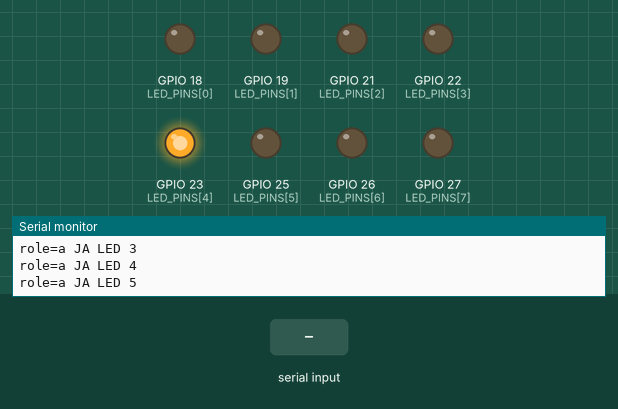
The sketch below on a simulated ESP32. Shown: output pins drawn as LEDs (lit = HIGH), the last lines printed to the serial monitor. The test bench sets the inputs (shaded band). EEPROM starts erased.

Above: at 1.2 s.
1.3 s: "role b\n" received over Serial
At 1.43 s:
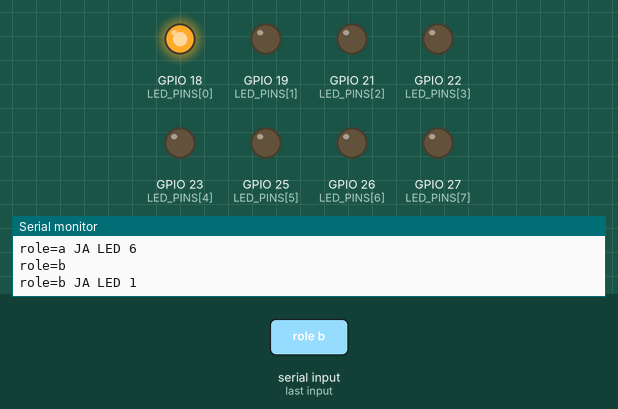
At 3.44 s:
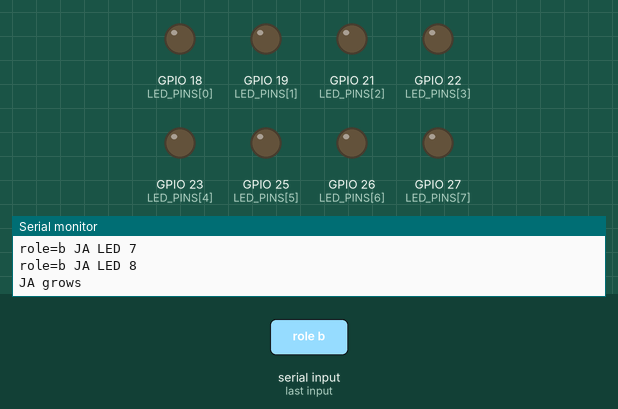
4.3 s: "role a\n" received over Serial
At 11.1 s:
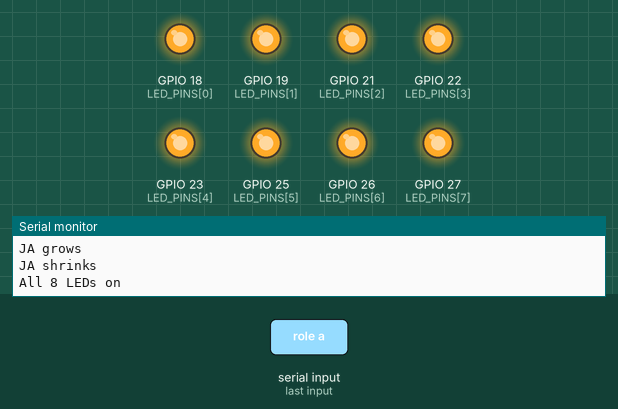
Timing chart, 0 to 16.3 s (numbered marks = the images above; inputs shaded):
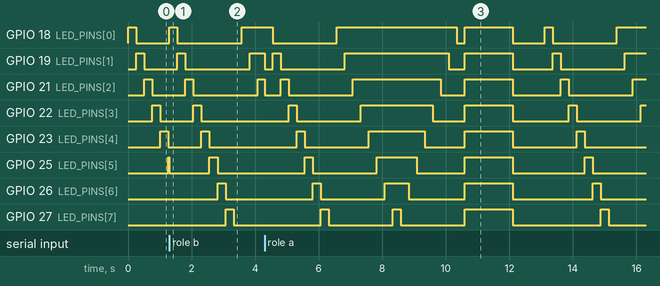

The sketch:

28_rider_bars_test.ino
```cpp
/*
 * 表示用ESP32に書き込み、センサーや送信機なしで実際のLEDを確認する。
 * LED直付け版はGPIO 18,19,21,22,23,25,26,27 → 直列抵抗R1〜R8 → 基板上のLED D1〜D8の＋。
 * LEDの−は四角いGNDパッドへ。抵抗は各LEDに合わせる。DevKitC V4はUSBで給電する。
 * D1からD8の順に点灯した後、点灯範囲の伸縮と全点灯・消灯を繰り返す。
 * 115200 bps・改行あり。「role」で確認、「role a」／「role b」で役割を保存（27番とも共用）。
 * 旧74HC595基板を試す場合は RIDER_BAR_USE_74HC595=1 でビルドする。
 */
#include "src/RiderBarDisplay.h"
#include "src/RiderBarRole.h"

static RiderBarDisplay riderBars;
static RiderBarRole role;

void setup() {
  riderBars.begin();
  Serial.begin(115200);
  role.begin(RiderBarDisplay::SUPPORTS_DUAL);
}

// Return early on a role change so the new bar sequence starts at LED 1.
bool waitForStep(uint32_t duration) {
  const uint32_t start = millis();
  while (millis() - start < duration) {
    if (role.poll()) {
      riderBars.write(0, 0);
      return false;
    }
    delay(5);
  }
  return true;
}

void loop() {
  const bool dual = role.mode() == RiderBarRole::Dual;
  for (uint8_t led = 0; led < (dual ? 16 : 8); ++led) {
    const uint8_t index = led % 8;
    const uint8_t bit = 1U << index;
    const bool barA = led < 8;
    riderBars.write(barA ? bit : 0, barA ? 0 : bit);
    Serial.printf("role=%s %s LED %u\n", role.name(), barA ? "JA" : "JB", index + 1U);
    if (!waitForStep(250)) return;
  }

  Serial.println(dual ? "JA grows, JB shrinks" : "JA grows");
  for (uint8_t level = 0; level <= 8; ++level) {
    riderBars.showLevels(level, dual ? 8 - level : 0);
    if (!waitForStep(250)) return;
  }
  if (!dual) {
    Serial.println("JA shrinks");
    for (uint8_t level = 8; level > 0; --level) {
      riderBars.showLevels(level - 1, 0);
      if (!waitForStep(250)) return;
    }
  }
  Serial.println(dual ? "All 16 LEDs on" : "All 8 LEDs on");
  riderBars.showLevels(8, dual ? 8 : 0);
  if (!waitForStep(1500)) return;
  Serial.println("All off");
  riderBars.showLevels(0, 0);
  waitForStep(1000);
}
```

RiderBarDisplay.h
```cpp
#pragma once

#include <Arduino.h>

#ifndef RIDER_BAR_USE_74HC595
#define RIDER_BAR_USE_74HC595 0
#endif

class RiderBarDisplay {
 public:
  static constexpr bool SUPPORTS_DUAL = RIDER_BAR_USE_74HC595 != 0;

  void begin() {
#if RIDER_BAR_USE_74HC595
    pinMode(ENABLE_PIN, INPUT);
    // The external 3V3 pull-up keeps /OE high until the blank frame is latched.
    pinMode(DATA_PIN, OUTPUT);
    pinMode(CLOCK_PIN, OUTPUT);
    pinMode(LATCH_PIN, OUTPUT);
    digitalWrite(CLOCK_PIN, LOW);
    digitalWrite(LATCH_PIN, LOW);
    write(0, 0);
    pinMode(ENABLE_PIN, OUTPUT_OPEN_DRAIN);
    digitalWrite(ENABLE_PIN, LOW);
#else
    for (uint8_t pin : LED_PINS) {
      pinMode(pin, OUTPUT);
      digitalWrite(pin, LOW);
    }
#endif
    lastA_ = lastB_ = 0;
  }

  void showLevels(uint8_t a, uint8_t b) {
    write(mask(a), mask(b));
  }

  void write(uint8_t a, uint8_t b) {
#if RIDER_BAR_USE_74HC595
    if (a == lastA_ && b == lastB_) return;
    lastA_ = a;
    lastB_ = b;
    digitalWrite(LATCH_PIN, LOW);
    shiftOut(DATA_PIN, CLOCK_PIN, MSBFIRST, b);  // Far register (B) first.
    shiftOut(DATA_PIN, CLOCK_PIN, MSBFIRST, a);
    digitalWrite(LATCH_PIN, HIGH);
#else
    (void)b;
    const uint8_t changed = a ^ lastA_;
    for (uint8_t i = 0; i < sizeof(LED_PINS); ++i) {
      const uint8_t bit = 1U << i;
      if (changed & bit) digitalWrite(LED_PINS[i], (a & bit) ? HIGH : LOW);
    }
    lastA_ = a;
#endif
  }

 private:
#if RIDER_BAR_USE_74HC595
  static constexpr uint8_t DATA_PIN = 27, CLOCK_PIN = 13, LATCH_PIN = 14, ENABLE_PIN = 17;
#else
  static constexpr uint8_t LED_PINS[] = {18, 19, 21, 22, 23, 25, 26, 27};
#endif

  static uint8_t mask(uint8_t level) {
    return level >= 8 ? 0xff : uint8_t((1U << level) - 1);
  }

  uint8_t lastA_ = 255, lastB_ = 255;
};
```

RiderBarRole.h
```cpp
#pragma once

#include <Arduino.h>
#include <Preferences.h>
#include <cstring>

class RiderBarRole {
 public:
  enum Mode : uint8_t { Dual, A, B };

  void begin(bool supportsDual) {
    supportsDual_ = supportsDual;
    canSave_ = prefs_.begin("rider-bars", false);
    const Mode defaultMode = supportsDual_ ? Dual : A;
    const uint8_t saved = canSave_ ? prefs_.getUChar("mode", defaultMode) : defaultMode;
    mode_ = saved == A || saved == B ? static_cast<Mode>(saved) : defaultMode;
    Serial.println("role a = bicycle A on JA; role b = bicycle B on JA");
    if (supportsDual_) Serial.println("role dual = A on JA / B on JB");
    if (!canSave_) Serial.println("Role storage unavailable");
    report();
  }

  Mode mode() const { return mode_; }
  const char *name() const { return mode_ == A ? "a" : mode_ == B ? "b" : "dual"; }

  bool poll() {
    bool changed = false;
    while (Serial.available()) {
      const char c = static_cast<char>(Serial.read());
      if (c == '\r' || c == '\n') {
        if (length_ && !overflow_) {
          command_[length_] = '\0';
          if (execute()) changed = true;
        }
        length_ = 0;
        overflow_ = false;
      } else if (length_ + 1 < sizeof(command_)) {
        command_[length_++] = c;
      } else {
        overflow_ = true;
      }
    }
    return changed;
  }

 private:
  Preferences prefs_;
  Mode mode_ = Dual;
  bool supportsDual_ = false, canSave_ = false, overflow_ = false;
  char command_[16]{};
  size_t length_ = 0;

  void report() const { Serial.printf("role=%s\n", name()); }

  bool execute() {
    if (strcmp(command_, "role") == 0) {
      report();
      return false;
    }
    Mode selected;
    if (strcmp(command_, "role a") == 0) selected = A;
    else if (strcmp(command_, "role b") == 0) selected = B;
    else if (supportsDual_ && strcmp(command_, "role dual") == 0) selected = Dual;
    else {
      Serial.println(supportsDual_ ? "Expected: role | role a | role b | role dual"
                                    : "Expected: role | role a | role b");
      return false;
    }
    if (selected == mode_) {
      report();
      return false;
    }
    if (!canSave_ || prefs_.putUChar("mode", selected) != sizeof(uint8_t)) {
      Serial.println("Could not save requested role");
      report();
      return false;
    }
    mode_ = selected;
    report();
    return true;
  }
};
```

Measured:
- after the input at 1.3 s, GPIO 18 (LED_PINS[0]): LOW → HIGH after 0.00 s instead of 0.97 s; GPIO 19 (LED_PINS[1]): LOW → HIGH after 0.26 s instead of 1.2 s; GPIO 21 (LED_PINS[2]): LOW → HIGH after 0.51 s instead of 1.5 s; GPIO 22 (LED_PINS[3]): LOW → HIGH after 0.76 s instead of 1.7 s; GPIO 23 (LED_PINS[4]): LOW → HIGH after 1.0 s instead of 2.0 s
